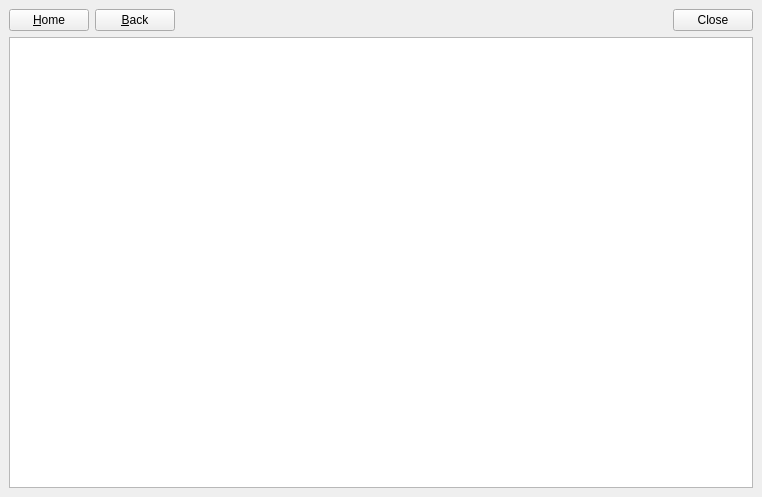
<ui version="4.0" >
 <class>helpForm</class>
 <widget class="QWidget" name="helpForm" >
  <property name="geometry" >
   <rect>
    <x>0</x>
    <y>0</y>
    <width>762</width>
    <height>497</height>
   </rect>
  </property>
  <property name="windowTitle" >
   <string>Form</string>
  </property>
  <layout class="QGridLayout" >
   <property name="margin" >
    <number>9</number>
   </property>
   <property name="spacing" >
    <number>6</number>
   </property>
   <item row="1" column="0" >
    <widget class="QTextBrowser" name="textBrowser" />
   </item>
   <item row="0" column="0" >
    <layout class="QHBoxLayout" >
     <property name="margin" >
      <number>0</number>
     </property>
     <property name="spacing" >
      <number>6</number>
     </property>
     <item>
      <widget class="QPushButton" name="homeButton" >
       <property name="text" >
        <string>&amp;Home</string>
       </property>
      </widget>
     </item>
     <item>
      <widget class="QPushButton" name="backButton" >
       <property name="text" >
        <string>&amp;Back</string>
       </property>
      </widget>
     </item>
     <item>
      <spacer>
       <property name="orientation" >
        <enum>Qt::Horizontal</enum>
       </property>
       <property name="sizeHint" >
        <size>
         <width>40</width>
         <height>20</height>
        </size>
       </property>
      </spacer>
     </item>
     <item>
      <widget class="QPushButton" name="closeButton" >
       <property name="text" >
        <string>Close</string>
       </property>
      </widget>
     </item>
    </layout>
   </item>
  </layout>
 </widget>
 <resources/>
 <connections/>
</ui>
